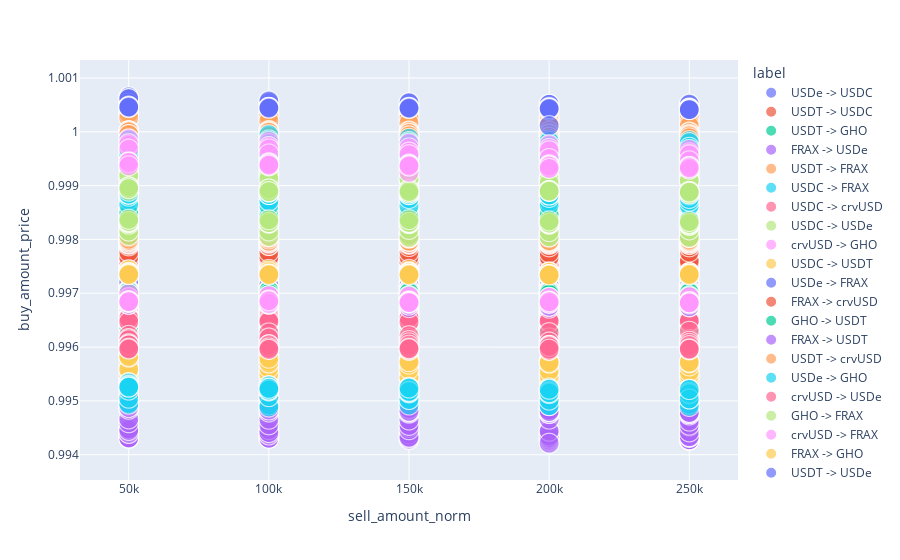

Notebook cell for this chart:
### Code cell
px.scatter(
    df,
    x="sell_amount_norm",
    y="buy_amount_price",
    color="label",
    size="min_buy_amount_price",
    hover_data=["datetime_received"],
)
